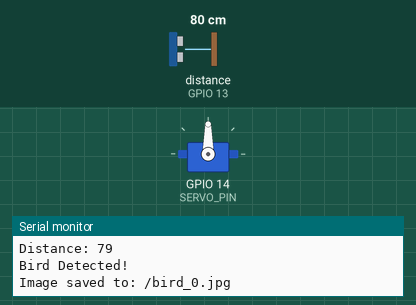
This sketch was run on a simulated ESP32. Parts: servo, the last lines printed to the serial monitor. Wiring (inferred from the names in the program): ultrasonic range finder: trigger GPIO 12; echo GPIO 13. Inputs (shaded band) come from the test bench; at power-on: distance to the obstacle (sensor on GPIO 13) 80 cm. The echo pulse lasts 58.3 µs per cm; storage starts empty; the camera gives no picture.

Above: at 2.5 s.
2.6 s: distance to the obstacle (sensor on GPIO 13) set to 95 cm
At 6.15 s:
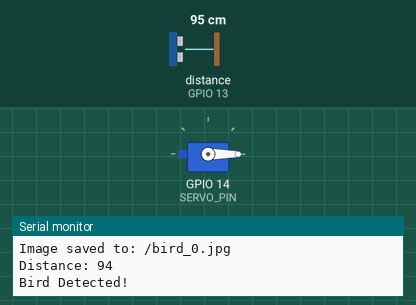
8.0 s: distance to the obstacle (sensor on GPIO 13) set to 104 cm
At 8.6 s:
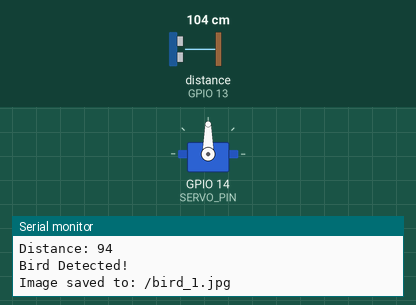
Timing chart, 0 to 11.0 s (numbered marks = the images above; inputs shaded):
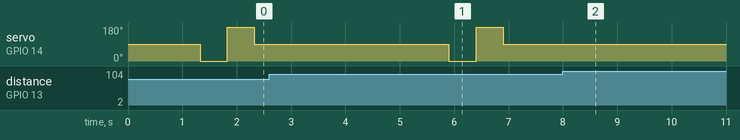

The sketch:

sketch_may11a.ino
```cpp
#include <esp_camera.h>
#include <FS.h>
#include <SD_MMC.h>
#include <ESP32Servo.h>  // Use ESP32-compatible Servo library

// Camera Pin Configuration (for AI Thinker ESP32-CAM)
#define PWDN_GPIO_NUM    -1
#define RESET_GPIO_NUM   -1
#define XCLK_GPIO_NUM     0
#define SIOD_GPIO_NUM    26
#define SIOC_GPIO_NUM    27
#define Y9_GPIO_NUM      35
#define Y8_GPIO_NUM      34
#define Y7_GPIO_NUM      39
#define Y6_GPIO_NUM      36
#define Y5_GPIO_NUM      21
#define Y4_GPIO_NUM      19
#define Y3_GPIO_NUM      18
#define Y2_GPIO_NUM       5
#define VSYNC_GPIO_NUM   25
#define HREF_GPIO_NUM    23
#define PCLK_GPIO_NUM    22

// Ultrasonic Sensor
#define TRIG_PIN 12
#define ECHO_PIN 13

// Servo Motor
#define SERVO_PIN 14
Servo myservo;

int imageCount = 0; // Counter for image filenames

// Initialize camera
void startCamera() {
  camera_config_t config;
  config.ledc_channel = LEDC_CHANNEL_0;
  config.ledc_timer   = LEDC_TIMER_0;
  config.pin_d0       = Y2_GPIO_NUM;
  config.pin_d1       = Y3_GPIO_NUM;
  config.pin_d2       = Y4_GPIO_NUM;
  config.pin_d3       = Y5_GPIO_NUM;
  config.pin_d4       = Y6_GPIO_NUM;
  config.pin_d5       = Y7_GPIO_NUM;
  config.pin_d6       = Y8_GPIO_NUM;
  config.pin_d7       = Y9_GPIO_NUM;
  config.pin_xclk     = XCLK_GPIO_NUM;
  config.pin_pclk     = PCLK_GPIO_NUM;
  config.pin_vsync    = VSYNC_GPIO_NUM;
  config.pin_href     = HREF_GPIO_NUM;
  config.pin_sscb_sda = SIOD_GPIO_NUM;
  config.pin_sscb_scl = SIOC_GPIO_NUM;
  config.pin_pwdn     = PWDN_GPIO_NUM;
  config.pin_reset    = RESET_GPIO_NUM;
  config.xclk_freq_hz = 20000000;
  config.pixel_format = PIXFORMAT_JPEG;
  config.frame_size = FRAMESIZE_VGA;
  config.jpeg_quality = 12;
  config.fb_count = 1;

  if (esp_camera_init(&config) != ESP_OK) {
    Serial.println("Camera init failed");
    return;
  }
}

// Capture and save image to SD card
void captureAndSaveImage() {
  camera_fb_t * fb = esp_camera_fb_get();
  if (!fb) {
    Serial.println("Camera capture failed");
    return;
  }

  String path = "/bird_" + String(imageCount++) + ".jpg";
  File file = SD_MMC.open(path.c_str(), FILE_WRITE);
  if (!file) {
    Serial.println("Failed to open file for writing");
    esp_camera_fb_return(fb);
    return;
  }

  file.write(fb->buf, fb->len);
  Serial.println("Image saved to: " + path);

  file.close();
  esp_camera_fb_return(fb);
}

void setup() {
  Serial.begin(115200);
  delay(1000);

  // Initialize Servo
  myservo.setPeriodHertz(50); // Standard 50Hz servo
  myservo.attach(SERVO_PIN, 500, 2400); // Min and max pulse widths

  myservo.write(90); // Center position

  // Initialize Ultrasonic
  pinMode(TRIG_PIN, OUTPUT);
  pinMode(ECHO_PIN, INPUT);

  // Initialize Camera
  startCamera();

  // Initialize SD Card
  if (!SD_MMC.begin()) {
    Serial.println("SD Card Mount Failed");
    return;
  }

  uint8_t cardType = SD_MMC.cardType();
  if (cardType == CARD_NONE) {
    Serial.println("No SD card attached");
    return;
  }

  Serial.println("SD Card initialized");
}

void loop() {
  long duration, distance;

  // Trigger ultrasonic pulse
  digitalWrite(TRIG_PIN, LOW);
  delayMicroseconds(2);
  digitalWrite(TRIG_PIN, HIGH);
  delayMicroseconds(10);
  digitalWrite(TRIG_PIN, LOW);

  // Measure echo time
  duration = pulseIn(ECHO_PIN, HIGH);
  distance = duration * 0.034 / 2;

  Serial.print("Distance: ");
  Serial.println(distance);

  // If object is within 100 cm (bird detected)
  if (distance > 0 && distance < 100) {
    Serial.println("Bird Detected!");

    // Move Servo
    myservo.write(0);
    delay(500);
    myservo.write(180);
    delay(500);
    myservo.write(90); // Reset to center

    // Capture and save image
    captureAndSaveImage();

    delay(3000); // Delay before next detection
  }

  delay(500); // Regular polling interval
}
```

Measured:
- the behaviour switches between 100 and 101 cm on distance to the obstacle (sensor on GPIO 13) (found by bisection; images 1 and 2)
- after the input at 8.0 s, servo on GPIO 14 (SERVO_PIN): stops changing and stays 90°
